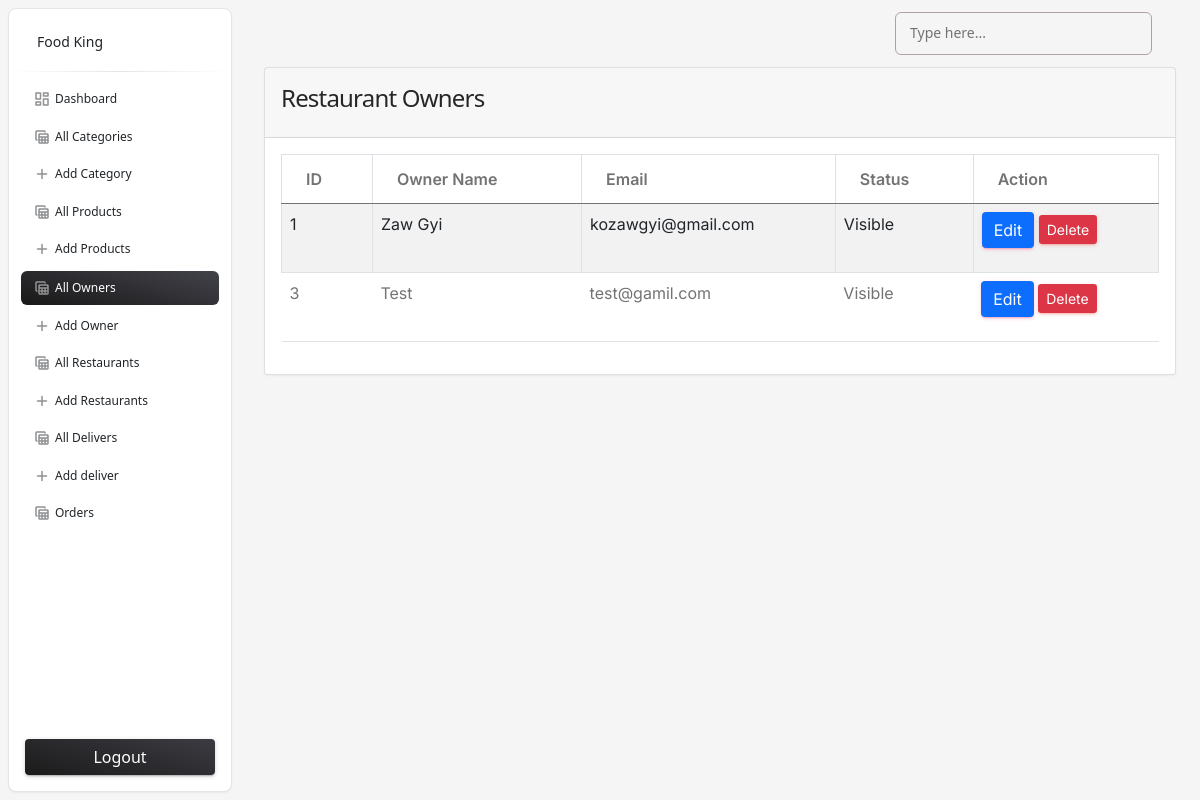
/admin/owners.php (signed in), run on the app's committed database.
### tables this page shows
CREATE TABLE `owners` (
  `id` int(10) NOT NULL,
  `owner_name` varchar(225) NOT NULL,
  `email` varchar(225) NOT NULL,
  `password` varchar(225) NOT NULL,
  `phone` int(15) NOT NULL,
  `status` tinyint(4) NOT NULL DEFAULT 0
);

### functions/myfunctions.php (called while the page is built, shortened)
<?php
include('../config/dbcon.php');
function getAll($table) {
    global $con;
    $query = "SELECT * FROM $table";
    return $query_run = mysqli_query($con, $query);
}
?>

### admin/owners.php (the view, shortened to what this page needs)
<?php
include('includes/header.php');
?>
<div class="container">
    <div class="row">
        <div class="col-md-12">
            <div class="card">
                <div class="card-header">
                    <h4>Restaurant Owners</h4>
                </div>
                <div class="card-body" id="owner_table">
                    <table class="table table-bordered table-striped">
                        <thead>
                            <tr>
                                <th>ID</th>
                                <th>Owner Name</th>
                                <th>Email</th>
                                <th>Status</th>
                                <th>Action</th>
                            </tr>
                        </thead>
                        <tbody>
                            <?php
                              $restaurant_owner = getAll("owners");
                              if(mysqli_num_rows($restaurant_owner) > 0)
                              {
                                 foreach($restaurant_owner as $item)
                                 {
                                    ?>
                                    <tr>
                                        <td><?= $item['id'];?></td>
                                        <td><?= $item['owner_name'];?></td>
                                        <td><?= $item['email'];?></td>
                                        <td><?= $item['status'] == '0' ? "Visible" : "Hidden"?></td>
                                        <td>
                                            <a href="edit-restaurant_owner.php?id=<?= $item['id'];?>" class="btn btn-primary">Edit</a>
                                            <button type="button" class="btn-sm btn btn-danger delete_restaurant_owner_btn" value="<?=$item['id'];?>" >Delete</button>
                                        </td>
                                    </tr>
                                    <?php
                                 }
                              }
                              else
                              {
                                echo "No records found";
                              }
                            ?>
                        </tbody>
                    </table>
                </div>
            </div>
        </div>
    </div>
</div>
<?php include('includes/footer.php'); ?>

### data on the page
owners: id "1", owner_name "Zaw Gyi", email "kozawgyi@gmail.com", status "Visible"
owners: id "3", owner_name "Test", email "test@gamil.com", status "Visible"
